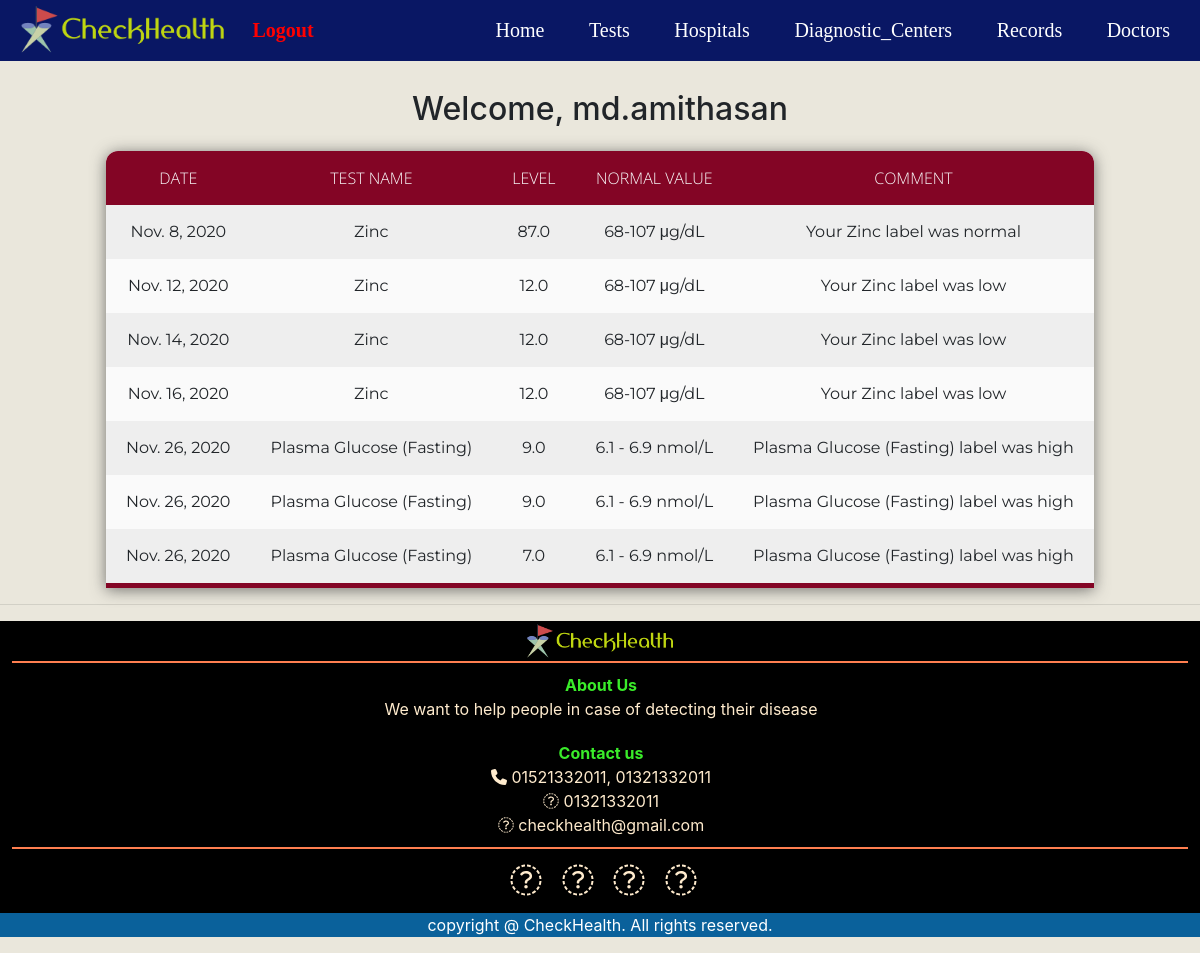
The app's page /records/ (signed in), older data.
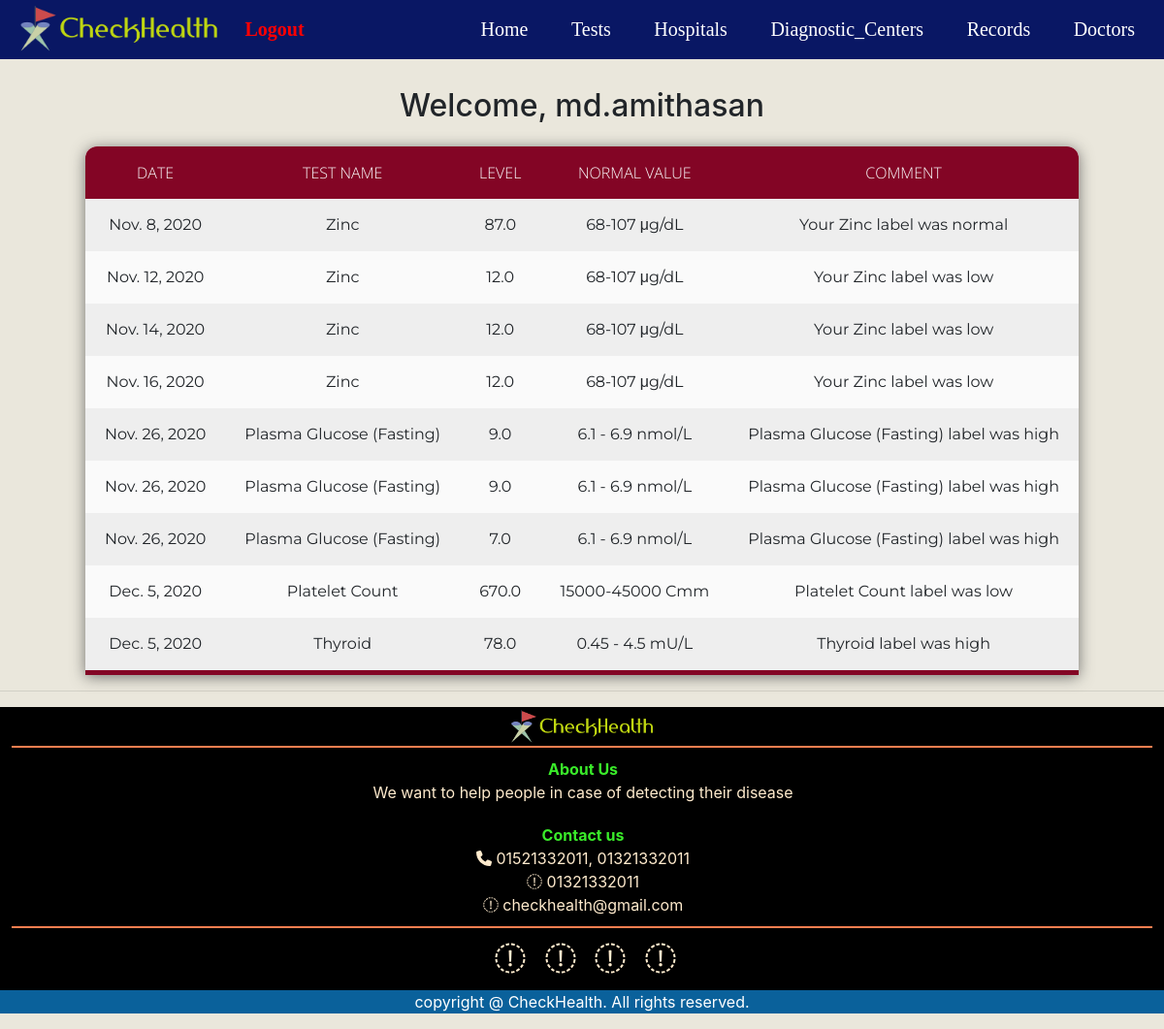
The same page, newer data.
### SARZS/models.py (models this page shows)
class record(models.Model):
    ruser = models.CharField(max_length=100)
    rdate = models.DateField(auto_now_add=True)
    Test_Name = models.CharField(max_length=100, null=True)
    tlevel = models.FloatField()
    treference = models.CharField(max_length=100, null=True)
    rcomment = models.CharField(max_length=200, null=True)

### SARZS/views.py (the view)
# urls.py: url(r'^records/$', records, name='records'),
@login_required(login_url='via')
def records(request):
    if request.user.is_authenticated:
        user_record = record.objects.filter(ruser=request.user)
    return render(request, 'htmls/records.html', {'user_record': user_record})

### SARZS/templates/htmls/records.html (shortened to what this page needs)
{% extends 'htmls/main.html' %}
{% block content %}
<head>
</head>
<body>
<div class="greatings">
    <h2>Welcome, {{ user }}</h2>
</div>
<table>
    <tr>
        <th>Date</th>
        <th>Test Name</th>
        <th>Level</th>
        <th>Normal Value</th>
        <th>Comment</th>
    </tr>
    {% for i in user_record %}
    <tr>
        <td>{{i.rdate}}</td>
        <td>{{i.Test_Name}}</td>
        <td>{{i.tlevel}}</td>
        <td>{{i.treference}}</td>
        <td>{{i.rcomment}}</td>
    </tr>
    {% endfor %}
</table>
</body>
{% endblock %}

Row changes from the older to the newer data that the page shows:
added record: rdate "Dec. 5, 2020", Test_Name "Platelet Count", tlevel "670.0", treference "15000-45000 Cmm", rcomment "Platelet Count label was low"
added record: rdate "Dec. 5, 2020", Test_Name "Thyroid", tlevel "78.0", treference "0.45 - 4.5 mU/L", rcomment "Thyroid label was high"
